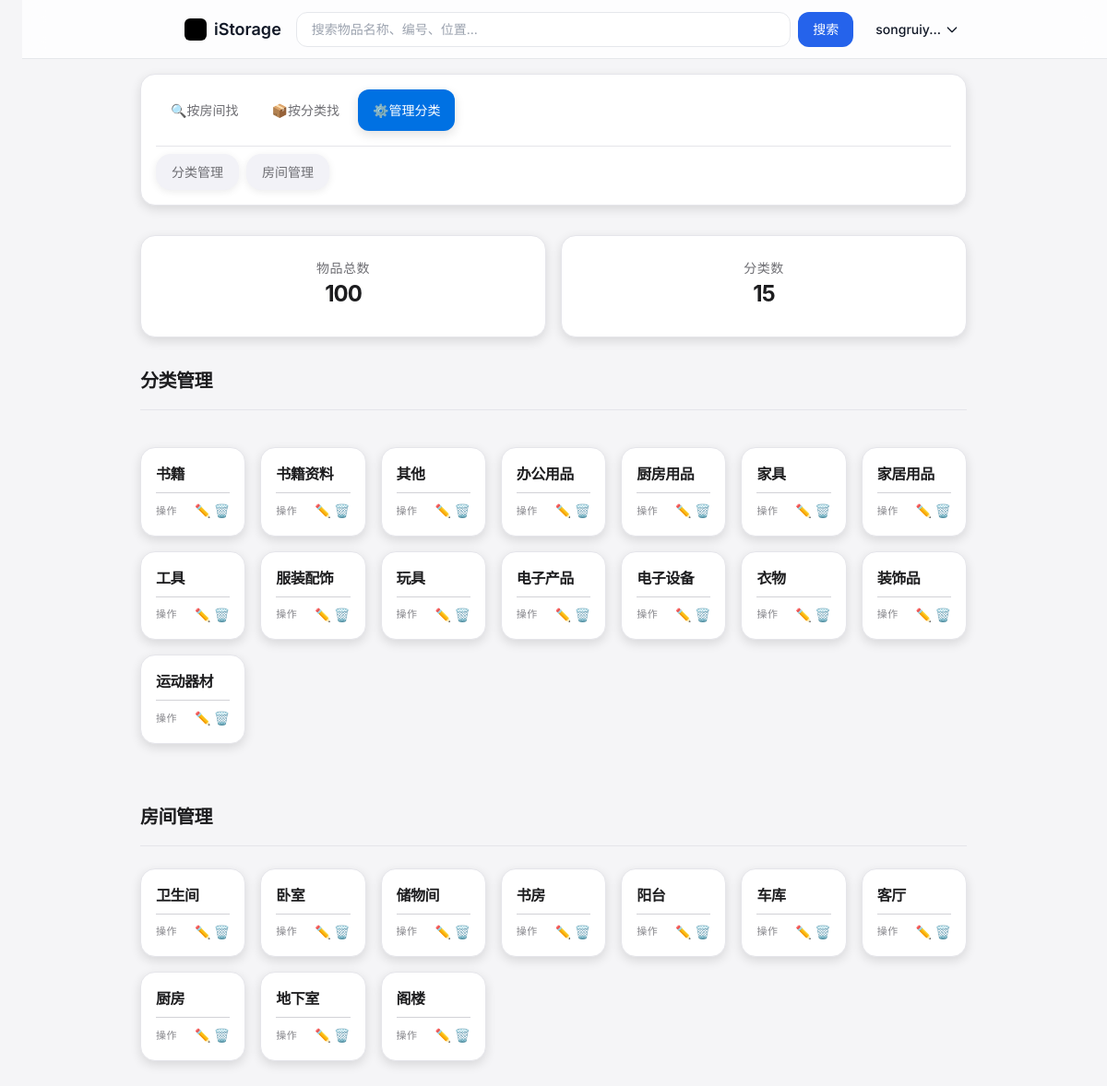
The page /items/manage/ (signed in) on the database its author committed.
### apps/users/models.py (models this page shows, shortened)
class User(AbstractUser):
    phone = models.CharField('手机号', max_length=11, blank=True, null=True, unique=True)
    department = models.CharField('部门', max_length=100, blank=True, null=True)
    position = models.CharField('职位', max_length=100, blank=True, null=True)
    avatar = models.ImageField(upload_to='avatars/', blank=True, null=True, verbose_name='头像')
    created_at = models.DateTimeField('创建时间', auto_now_add=True)
    updated_at = models.DateTimeField('更新时间', auto_now=True)
    wechat_openid = models.CharField(max_length=100, blank=True, null=True, verbose_name='微信OpenID', unique=True)
    qq_openid = models.CharField(max_length=100, blank=True, null=True, verbose_name='QQ OpenID', unique=True)
    alipay_userid = models.CharField(max_length=100, blank=True, null=True, verbose_name='支付宝用户ID', unique=True)
    supabase_user_id = models.CharField(max_length=100, blank=True, null=True, verbose_name='Supabase用户ID', unique=True)
    is_third_party_user = models.BooleanField(default=False, verbose_name='是否第三方登录用户')
    class Meta:
        verbose_name = '用户'
        verbose_name_plural = verbose_name
        indexes = [
            models.Index(fields=['phone']),
            models.Index(fields=['wechat_openid']),
            models.Index(fields=['qq_openid']),
            models.Index(fields=['alipay_userid']),
        ]

### apps/items/models.py (models this page shows, shortened)
class Navigation(models.Model):
    TYPE_CHOICES = [
        ('main', '大分类'),
        ('sub', '子标签'),
    ]
    name = models.CharField(max_length=50, verbose_name='导航名称')
    type = models.CharField(max_length=10, choices=TYPE_CHOICES, verbose_name='导航类型')
    parent = models.ForeignKey(
        'self',
        on_delete=models.CASCADE,
        null=True,
        blank=True,
        related_name='children',
        verbose_name='父级导航'
    )
    url = models.CharField(max_length=200, verbose_name='导航链接')
    icon = models.CharField(max_length=20, verbose_name='导航图标')
    order = models.PositiveIntegerField(default=0, verbose_name='排序顺序')
    user = models.ForeignKey(settings.AUTH_USER_MODEL, on_delete=models.CASCADE, related_name='navigations', verbose_name='所属用户')
    class Meta:
        verbose_name = '导航'
        verbose_name_plural = '导航'
        ordering = ['order', 'id']
        unique_together = (('user', 'name', 'type', 'parent'),)

class Category(models.Model):
    name = models.CharField(max_length=200, verbose_name='分类名称')
    user = models.ForeignKey(settings.AUTH_USER_MODEL, on_delete=models.CASCADE, related_name='categories', verbose_name='所属用户')
    class Meta:
        verbose_name = '分类'
        verbose_name_plural = '分类'
        unique_together = (('user', 'name'),)

### apps/items/views.py (the view, shortened to what this page needs)
# urls.py: path('manage/', views.manage_categories, name='manage_categories'),  # 管理分类和房间
@login_required
def manage_categories(request):
    categories = Category.objects.filter(user=request.user)
    rooms = list(set(Item.objects.filter(user=request.user).values_list('location', flat=True).exclude(location__isnull=True).exclude(location='')))
    main_navs = Navigation.objects.filter(user=request.user, type='main').order_by('order')
    active_main = None
    for nav in main_navs:
        if request.path == nav.url:
            active_main = nav
            break
    sub_navs = []
    if active_main:
        sub_navs = active_main.children.filter(user=request.user).order_by('order')
    active_sub_tag = request.GET.get('sub_tag', '')
    items = Item.objects.filter(user=request.user)
    total_items = items.count()
    category_count = categories.count()
    room_count = len(rooms)
    filter_type = 'category'
    recommendations = generate_recommendations(request.user)
    grouped_items = {}
    return render(request, 'items/manage_categories.html', {
        'categories': categories,
        'rooms': rooms,
        'main_navs': main_navs,
        'sub_navs': sub_navs,
        'active_sub_tag': active_sub_tag,
        'grouped_items': grouped_items,
        'items': items,
        'total_items': total_items,
        'category_count': category_count,
        'room_count': room_count,
        'filter_type': filter_type,
        'recommended_rooms': recommendations['rooms'],
        'recommended_categories': recommendations['categories'],
        'all_categories': categories,
        'all_rooms': rooms
    })

### templates/items/manage_categories.html (shortened to what this page needs)
{% extends 'items/find_items_base.html' %}
{% load static %}
{% block section_title %}分类管理{% endblock %}
{% block items_content %}
<div class="items-section" id="content-categories">
    {% if categories %}
        <div class="items-grid">
            {% for category in categories %}
                <div class="item-card">
                    <div class="item-card-header">
                        <h4 class="item-name">{{ category.name }}</h4>
                    </div>
                    <div class="item-card-content">
                        <div class="item-meta">
                            <div class="meta-item">
                                <span class="meta-label">操作</span>
                                <span class="meta-value">
                                    <button class="action-btn edit-btn" onclick="showEditModal('category', '{{ category.id }}', '{{ category.name }}')" style="background: none; border: none; cursor: pointer; color: var(--accent); font-size: 14px;">
                                        ✏️
                                    </button>
                                    <form method="post" action="{% url 'items:manage_categories' %}" style="display: inline;">
                                        <button type="submit" class="action-btn delete-btn" onclick="return confirm('确定要删除这个分类吗？')" style="background: none; border: none; cursor: pointer; color: #ff3b30; font-size: 14px;">
                                            🗑️
                                        </button>
                                    </form>
                                </span>
                            </div>
                        </div>
                    </div>
                </div>
            {% endfor %}
        </div>
    {% else %}
        <div class="empty-state">
            <div class="empty-icon">📁</div>
            <p class="empty-text">暂无分类</p>
        </div>
    {% endif %}
</div>
<div class="section-header" style="margin-top: var(--spacing-xl);">
    <h3 class="section-title">房间管理</h3>
</div>
<div class="items-section" id="content-rooms">
    {% if rooms %}
        <div class="items-grid">
            {% for room in rooms %}
                <div class="item-card">
                    <div class="item-card-header">
                        <h4 class="item-name">{{ room }}</h4>
                    </div>
                    <div class="item-card-content">
                        <div class="item-meta">
                            <div class="meta-item">
                                <span class="meta-label">操作</span>
                                <span class="meta-value">
                                    <button class="action-btn edit-btn" onclick="showEditModal('room', '', '{{ room }}')" style="background: none; border: none; cursor: pointer; color: var(--accent); font-size: 14px;">
                                        ✏️
                                    </button>
                                    <form method="post" action="{% url 'items:manage_categories' %}" style="display: inline;">
                                        <button type="submit" class="action-btn delete-btn" onclick="return confirm('确定要删除这个房间吗？这将清除所有使用该房间的物品的位置信息。')" style="background: none; border: none; cursor: pointer; color: #ff3b30; font-size: 14px;">
                                            🗑️
                                        </button>
                                    </form>
                                </span>
                            </div>
                        </div>
                    </div>
                </div>
            {% endfor %}
        </div>
    {% else %}
        <div class="empty-state">
            <div class="empty-icon">🏠</div>
            <p class="empty-text">暂无房间</p>
        </div>
    {% endif %}
</div>
{% endblock %}

### templates/base_template.html (shortened to what this page needs)
<!DOCTYPE html>
<html lang="zh-CN">
<head>
    {% load static %}
    <script src="{% static 'css/tailwind-cdn.min.js' %}?v=1.0"></script>
    {% block extra_css %}{% endblock %}
</head>
<body class="min-h-screen flex flex-col items-start justify-start pt-20 p-6">
    <nav class="fixed top-0 w-full h-16 bg-white/80 backdrop-blur-md border-b border-gray-200 z-50">
        <div class="w-full max-w-4xl mx-auto flex justify-between items-center px-6 h-full">
            <a href="{% url 'index' %}" class="flex items-center gap-2">
                <div class="w-6 h-6 bg-black rounded-md"></div> <span class="font-semibold text-gray-900 text-lg">iStorage</span>
            </a>
            {% if request.resolver_match.url_name == 'find_items' or request.resolver_match.url_name == 'manage_categories' %}
                <div class="flex-1 mx-4 hidden md:block">
                    <form method="GET" action="{% url 'items:find_items' %}" class="flex gap-2">
                        <input type="text" name="q" placeholder="搜索物品名称、编号、位置..."
                               value="{{ search_query }}"
                               class="flex-1 px-4 py-2 rounded-xl border border-gray-200 focus:outline-none focus:ring-2 focus:ring-blue-500 transition-all text-sm">
                        <button type="submit" class="bg-blue-600 text-white px-4 py-2 rounded-xl hover:bg-blue-700 transition-colors text-sm">
                            搜索
                        </button>
                    </form>
                </div>
            {% endif %}
            <div>
                {% if user.is_authenticated %}
                    <div class="relative inline-block">
                        <button id="user-menu-button" class="user-menu-button text-gray-900 hover:text-gray-600 text-sm font-medium flex items-center gap-1 py-1 px-2 transition-colors">
                            {{ user.username|slice:':8' }}{% if user.username|length > 8 %}...{% endif %}
                            <svg class="w-4 h-4" fill="none" stroke="currentColor" viewBox="0 0 24 24" xmlns="http://www.w3.org/2000/svg">
                                <path stroke-linecap="round" stroke-linejoin="round" stroke-width="2" d="M19 9l-7 7-7-7"></path>
                            </svg>
                        </button>
                    </div>
                {% else %}
                    <a href="/users/login/" class="text-gray-900 hover:text-gray-600 text-sm font-medium">登录</a>
                {% endif %}
            </div>
        </div>
    </nav>
    <div class="w-full max-w-4xl mx-auto p-0">
        {% block content %}{% endblock %}
    </div>
</body>
</html>

### templates/items/sidebar.html
<aside class="sidebar">
    <nav class="sidebar-nav">
        <ul class="nav-list">
            {% for nav in main_navs %}
            <li class="nav-item{% if request.path == nav.url %} active{% endif %}" data-filter="{% if nav.name == '按房间找' %}room{% elif nav.name == '按分类找' %}category{% else %}{{ nav.name }}{% endif %}">
                <a href="{{ nav.url }}" class="nav-link">
                    <span class="nav-text">{{ nav.icon }}{{ nav.name }}</span>
                </a>
            </li>
            {% endfor %}
        </ul>
    </nav>
    <div class="category-tags">
        {% if request.resolver_match.view_name == 'items:find_items' %}
        <ul class="tags-list">
            <li class="tag-item {% if not category_filter %}active{% endif %}" data-tag="all">
                <a href="{% url 'items:find_items' %}?filter={{ filter_type }}" class="tag-link">全部</a>
            </li>
            {% if filter_type == 'room' %}
                {% if all_rooms %}
                    {% for room in all_rooms %}
                        <li class="tag-item {% if category_filter == room %}active{% endif %}" data-category="{{ room }}" data-tag="{{ room|slugify }}">
                            <a href="{% url 'items:find_items' %}?filter={{ filter_type }}&category={{ room }}" class="tag-link">{{ room }}</a>
                        </li>
                    {% endfor %}
                {% endif %}
            {% else %}
                <li class="tag-item {% if category_filter == '未分类' %}active{% endif %}" data-category="未分类" data-tag="{{ '未分类'|slugify }}">
                    <a href="{% url 'items:find_items' %}?filter={{ filter_type }}&category=未分类" class="tag-link">未分类</a>
                </li>
                {% if all_categories %}
                    {% for category in all_categories %}
                        <li class="tag-item {% if category_filter == category.name %}active{% endif %}" data-category="{{ category.name }}" data-tag="{{ category.name|slugify }}">
                            <a href="{% url 'items:find_items' %}?filter={{ filter_type }}&category={{ category.name }}" class="tag-link">{{ category.name }}</a>
                        </li>
                    {% endfor %}
                {% endif %}
            {% endif %}
        </ul>
        {% else %}
        <ul class="tags-list">
            {% if sub_navs %}
            {% for sub_nav in sub_navs %}
            <li class="tag-item{% if active_sub_tag == sub_nav.name %} active{% endif %}" data-tag="{{ sub_nav.name|slugify }}">
                <a href="{{ sub_nav.url }}" class="tag-link">{{ sub_nav.name }}</a>
            </li>
            {% endfor %}
            {% endif %}
        </ul>
        {% endif %}
    </div>
</aside>

### rows shown on the page
User: username "songruiy"
Navigation: icon "🔍", name "按房间找"
Navigation: icon "📦", name "按分类找"
Navigation: icon "⚙️", name "管理分类"
Navigation: name "分类管理"
Navigation: name "房间管理"
Category: name "书籍"
Category: name "书籍资料"
Category: name "其他"
Category: name "办公用品"
Category: name "厨房用品"
Category: name "家具"
Category: name "家居用品"
Category: name "工具"
Category: name "服装配饰"
Category: name "玩具"
Category: name "电子产品"
Category: name "电子设备"
Category: name "衣物"
Category: name "装饰品"
Category: name "运动器材"

### other values the page prints
{{ total_items }} "100"
{{ category_count }} "15"
{{ room }} "卫生间" "卧室" "储物间" "书房" "阳台" "车库" "客厅" "厨房" "地下室" "阁楼"
